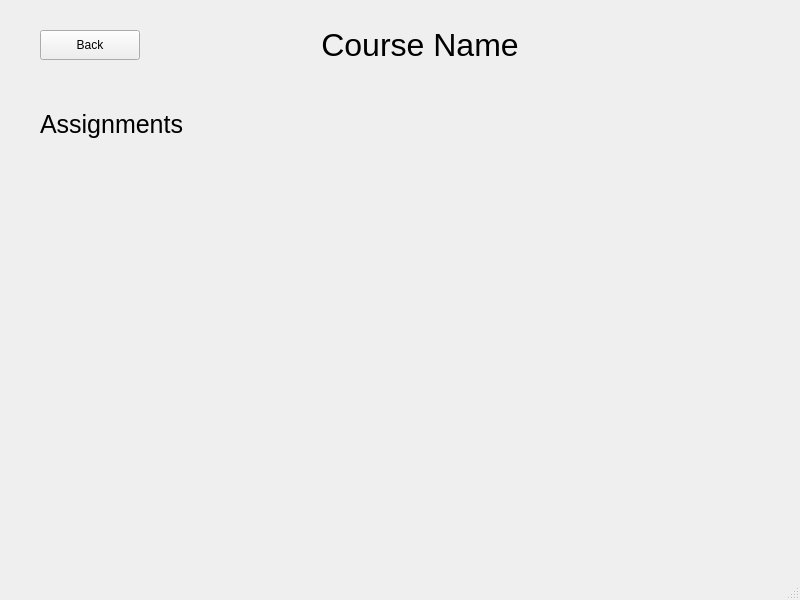
<?xml version="1.0" encoding="UTF-8"?>
<ui version="4.0">
 <class>studentcourseviewwindow</class>
 <widget class="QMainWindow" name="studentcourseviewwindow">
  <property name="geometry">
   <rect>
    <x>0</x>
    <y>0</y>
    <width>800</width>
    <height>600</height>
   </rect>
  </property>
  <property name="windowTitle">
   <string>MainWindow</string>
  </property>
  <widget class="QWidget" name="centralwidget">
   <widget class="QLabel" name="courseNameLabel">
    <property name="geometry">
     <rect>
      <x>220</x>
      <y>20</y>
      <width>400</width>
      <height>50</height>
     </rect>
    </property>
    <property name="font">
     <font>
      <pointsize>24</pointsize>
     </font>
    </property>
    <property name="text">
     <string>Course Name</string>
    </property>
    <property name="alignment">
     <set>Qt::AlignCenter</set>
    </property>
   </widget>
   <widget class="QLabel" name="assignmentLabel">
    <property name="geometry">
     <rect>
      <x>40</x>
      <y>110</y>
      <width>150</width>
      <height>40</height>
     </rect>
    </property>
    <property name="font">
     <font>
      <pointsize>19</pointsize>
     </font>
    </property>
    <property name="text">
     <string>Assignments</string>
    </property>
    <property name="alignment">
     <set>Qt::AlignLeading|Qt::AlignLeft|Qt::AlignTop</set>
    </property>
   </widget>
   <widget class="QPushButton" name="exitButton">
    <property name="geometry">
     <rect>
      <x>40</x>
      <y>30</y>
      <width>100</width>
      <height>30</height>
     </rect>
    </property>
    <property name="text">
     <string>Back</string>
    </property>
   </widget>
  </widget>
  <widget class="QMenuBar" name="menubar">
   <property name="geometry">
    <rect>
     <x>0</x>
     <y>0</y>
     <width>800</width>
     <height>21</height>
    </rect>
   </property>
  </widget>
  <widget class="QStatusBar" name="statusbar"/>
 </widget>
 <resources/>
 <connections/>
</ui>
